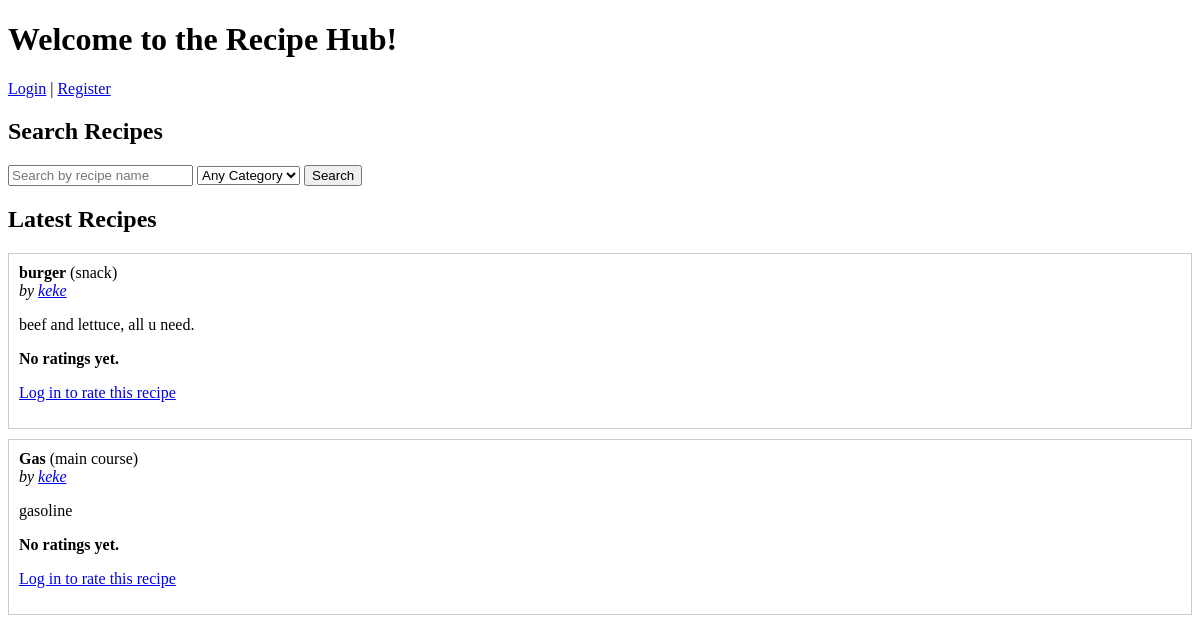
The app's page /main, older data.
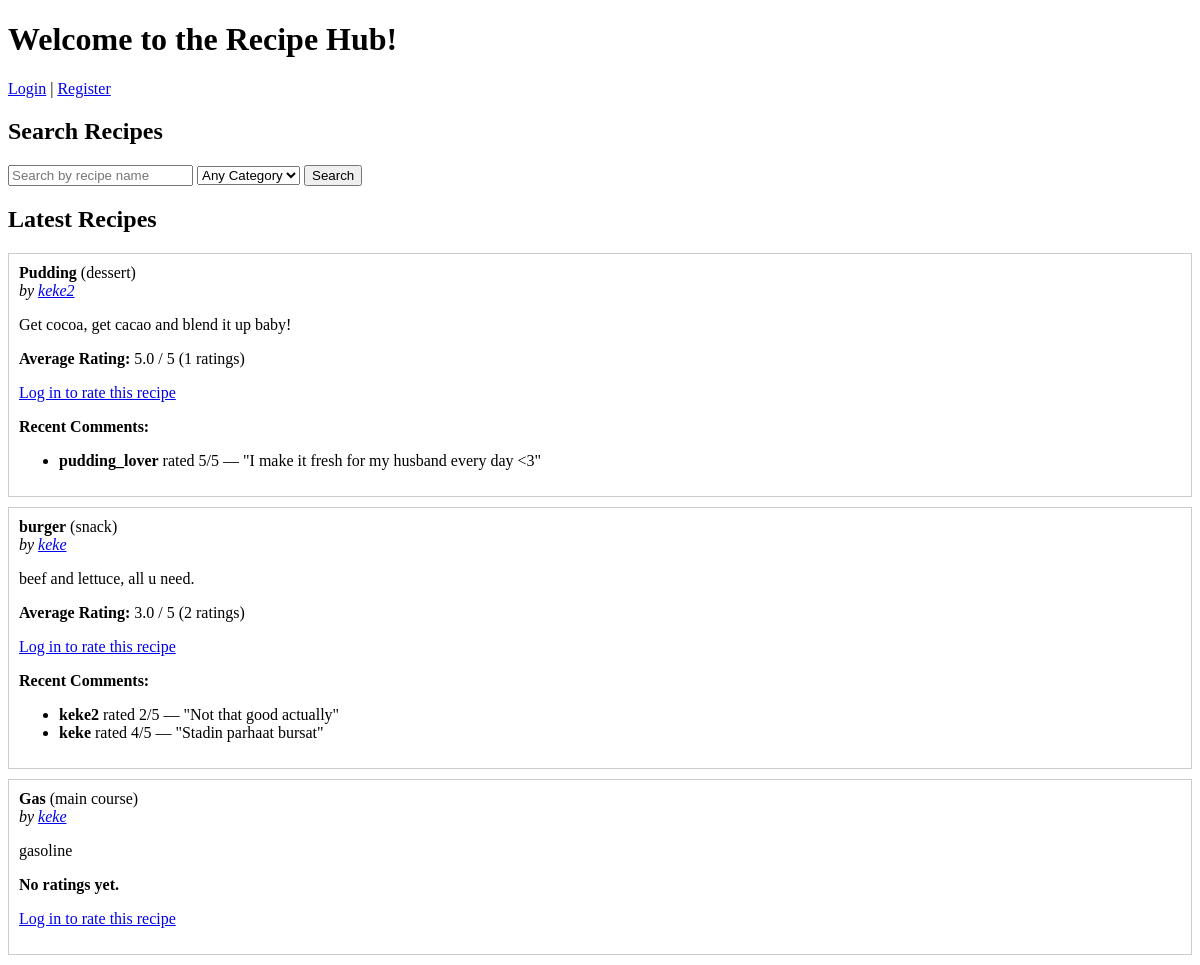
The same page, newer data.
### tables this page shows
CREATE TABLE recipes (
                id INTEGER PRIMARY KEY AUTOINCREMENT,
                username TEXT NOT NULL,
                title TEXT NOT NULL,
                instructions TEXT NOT NULL,
                category TEXT NOT NULL
            );

CREATE TABLE ratings (
                id INTEGER PRIMARY KEY AUTOINCREMENT,
                recipe_id INTEGER NOT NULL,
                username TEXT NOT NULL,
                rating INTEGER NOT NULL,
                comment TEXT,
                FOREIGN KEY (recipe_id) REFERENCES recipes(id),
                FOREIGN KEY (username) REFERENCES users(username)
            );

### app.py (the view, shortened to what this page needs)
@app.route("/main", methods=["GET", "POST"])
def main_page():
    search_term = request.args.get("search", "")
    selected_category = request.args.get("category", "any")
    username = session.get("username")
    with sqlite3.connect("database.db") as conn:
        cursor = conn.cursor()
        if selected_category != "any":
            cursor.execute("""
                SELECT id, username, title, instructions, category
                FROM recipes
                WHERE title LIKE ? AND category = ?
                ORDER BY id DESC
            """, ('%' + search_term + '%', selected_category))
        else:
            cursor.execute("""
                SELECT id, username, title, instructions, category
                FROM recipes
                WHERE title LIKE ?
                ORDER BY id DESC
            """, ('%' + search_term + '%',))
        recent_recipes = cursor.fetchall()
        ratings_data = {}
        for recipe in recent_recipes:
            recipe_id = recipe[0]
            cursor.execute("SELECT AVG(rating), COUNT(*) FROM ratings WHERE recipe_id = ?", (recipe_id,))
            avg_rating, count = cursor.fetchone()
            cursor.execute("SELECT username, rating, comment FROM ratings WHERE recipe_id = ? ORDER BY id DESC LIMIT 3", (recipe_id,))
            comments = cursor.fetchall()
            ratings_data[recipe_id] = {
                "avg": round(avg_rating, 1) if avg_rating else None,
                "count": count,
                "comments": comments
            }
    return render_template("main.html", recent_recipes=recent_recipes, username=username, search_term=search_term, ratings_data=ratings_data, csrf_token=get_csrf_token(), selected_category=selected_category)

### app.py (called while the page is built)
def get_csrf_token():
    if "csrf_token" not in session:
        session["csrf_token"] = secrets.token_hex(16)
    return session["csrf_token"]

### templates/main.html (shortened to what this page needs)
<!DOCTYPE html>
<html>
<head>
</head>
<body>
    <h1>Welcome to the Recipe Hub!</h1>
    {% if username %}
        <p>Hello, {{ username }}!</p>
        <form action="{{ url_for('home') }}" method="get">
            <button type="submit">Go to Your Profile</button>
        </form>
        <p><a href="{{ url_for('logout') }}">Logout</a></p>
    {% else %}
        <p><a href="{{ url_for('login') }}">Login</a> | <a href="{{ url_for('register') }}">Register</a></p>
    {% endif %}
	<h2>Search Recipes</h2>
<form method="get" action="{{ url_for('main_page') }}">
    <input type="text" name="search" placeholder="Search by recipe name" value="{{ search_term }}">
    <select name="category">
        <option value="any" {% if selected_category == "any" %}selected{% endif %}>Any Category</option>
    </select>
    <button type="submit">Search</button>
</form>
    <h2>Latest Recipes</h2>
{% for id, user, title, instructions, category in recent_recipes %}
    <div style="border: 1px solid #ccc; padding: 10px; margin: 10px 0;">
        <strong>{{ title }}</strong> ({{ category }})<br>
        <em>by <a href="{{ url_for('profile', username=user) }}">{{ user }}</a></em>
        <p>{{ instructions.replace('\n', '<br>')|safe }}</p>
        {% set rating = ratings_data[id] %}
        {% if rating.avg %}
            <p><strong>Average Rating:</strong> {{ rating.avg }} / 5 ({{ rating.count }} ratings)</p>
        {% else %}
            <p><strong>No ratings yet.</strong></p>
        {% endif %}
        {% if username %}
            <form method="POST">
				<input type="hidden" name="csrf_token" value="{{ csrf_token }}">
                <input type="hidden" name="recipe_id" value="{{ id }}">
                <label for="rating">Rate (1–5):</label>
                <select name="rating" required>
                    {% for i in range(1, 6) %}
                        <option value="{{ i }}">{{ i }}</option>
                    {% endfor %}
                </select><br>
                <label for="comment">Comment (optional):</label><br>
                <input type="text" name="comment" maxlength="120" style="width: 80%;"><br><br>
                <button type="submit">Submit Rating</button>
            </form>
        {% else %}
            <p><a href="{{ url_for('login') }}">Log in to rate this recipe</a></p>
        {% endif %}
        {% if rating.comments %}
            <p><strong>Recent Comments:</strong></p>
            <ul>
                {% for uname, r, c in rating.comments %}
                    <li><strong>{{ uname }}</strong> rated {{ r }}/5 — "{{ c }}"</li>
                {% endfor %}
            </ul>
        {% endif %}
    </div>
{% else %}
    <p>No recipes found.</p>
{% endfor %}
</body>
</html>

Row changes from the older to the newer data that the page shows:
added recipes: title "Pudding", category "dessert", username "keke2", replace "Get cocoa, get cacao and blend it up baby!", avg "5.0", count "1"
added ratings: username "pudding_lover", rating "5", comment "I make it fresh for my husband every day <3", shown under "Pudding"
shown differently, row unchanged: recipes "burger": avg (not shown) → "3.0"; count (not shown) → "2"; text "No ratings yet." → "Average Rating: / 5 ( ratings) Recent Comments:"
added ratings: username "keke2", rating "2", comment "Not that good actually", shown under recipes "burger"
added ratings: username "keke", rating "4", comment "Stadin parhaat bursat", shown under recipes "burger"
